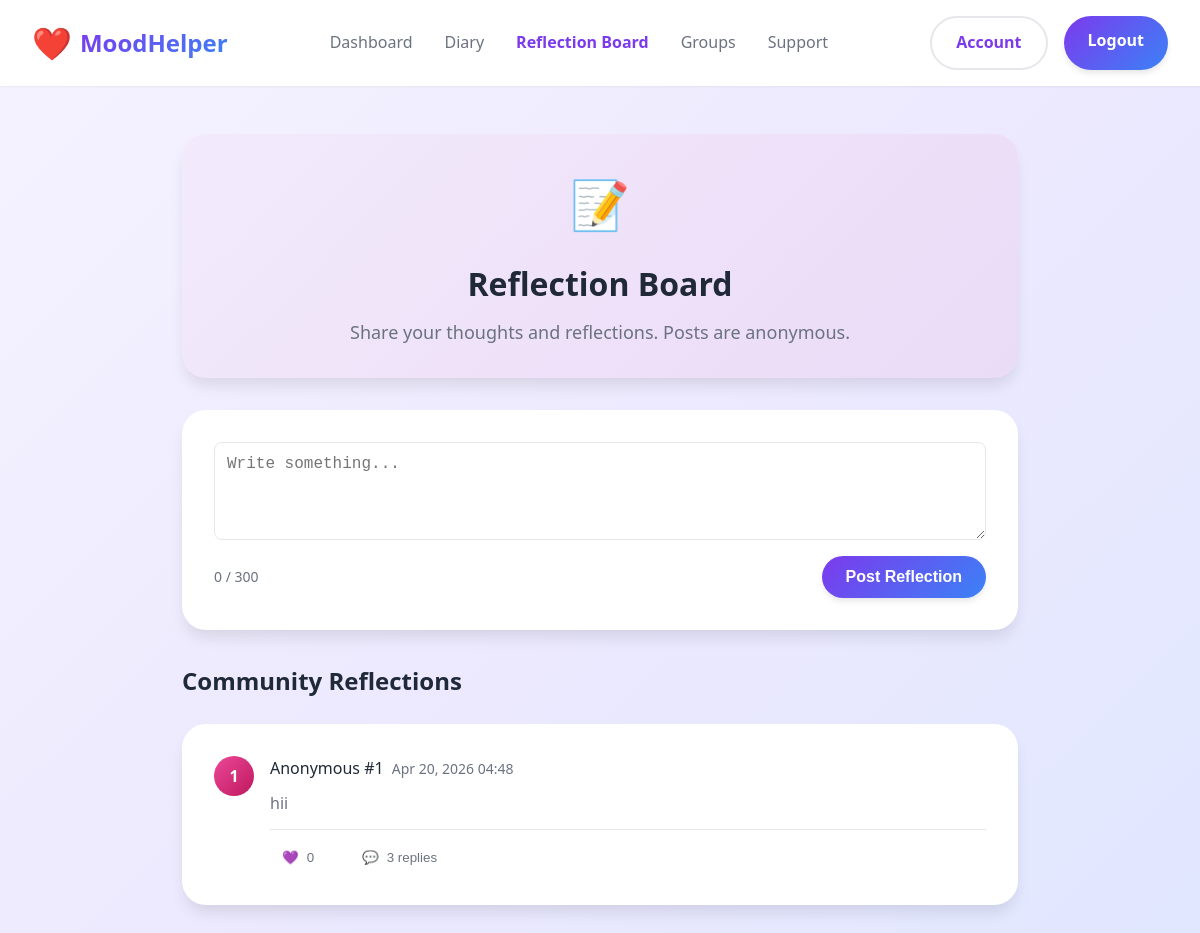
Page /reflection-board.php (signed in) on the committed database.
### tables this page shows
CREATE TABLE IF NOT EXISTS `posts` (
  `post_id` bigint UNSIGNED NOT NULL AUTO_INCREMENT,
  `user_id` int DEFAULT NULL,
  `page` varchar(50) NOT NULL,
  `content` text NOT NULL,
  `created_at` timestamp NULL DEFAULT CURRENT_TIMESTAMP,
  `is_anonymous` tinyint(1) DEFAULT '1',
  PRIMARY KEY (`post_id`),
  UNIQUE KEY `post_id` (`post_id`)
);

### reflection-board.php (the view, shortened to what this page needs)
<?php
include 'Backend/db_connect.php';
$posts = [];
$sql = "SELECT p.post_id, p.user_id, p.content, p.created_at,
               (SELECT COUNT(*) FROM post_hearts ph WHERE ph.post_id = p.post_id) AS hearts_count,
               (SELECT COUNT(*) FROM post_replies r WHERE r.post_id = p.post_id) AS replies_count
        FROM posts p
        WHERE page = 'reflection-board'
        ORDER BY created_at DESC";
$result = $conn->query($sql);
while ($row = $result->fetch_assoc()) {
    $posts[] = $row;
}
$anon_maps = [];
foreach ($posts as $post) {
    $post_id = $post['post_id'];
    $map = [];
    $counter = 1;
    $map[$post['user_id']] = $counter++;
    $anon_maps[$post_id] = $map;
}
?>
<!DOCTYPE html>
<html lang="en">
<head>
<link rel="stylesheet" href="css/styles.css">
</head>
<body>
<nav class="navbar">
    <div class="container">
        <a href="dashboard.php" class="logo">
            <span class="logo-icon">❤️</span>
            <span class="logo-text">MoodHelper</span>
        </a>
        <ul class="nav-links">
            <li><a href="dashboard.php">Dashboard</a></li>
            <li><a href="diary.php">Diary</a></li>
            <li><a href="reflection-board.php" class="active">Reflection Board</a></li>
            <li><a href="groups.php">Groups</a></li>
            <li><a href="mood-support.php">Support</a></li>
        </ul>
        <div class="nav-buttons">
            <a href="account.php" class="btn btn-secondary">Account</a>
            <a href="Backend/logout.php" class="btn btn-primary">Logout</a>
        </div>
    </div>
</nav>
<div class="container" style="padding:3rem 2rem; max-width:900px;">
<div class="card" style="margin-bottom:2rem; text-align:center; background: linear-gradient(135deg, rgba(236, 72, 153, 0.03), rgba(236, 72, 153, 0.08));">
    <div style="font-size:3rem; margin-bottom:1rem;">📝</div>
    <h1 style="font-size:2rem; margin-bottom:0.5rem;">Reflection Board</h1>
    <p style="color:var(--text-secondary); font-size:1.125rem;">Share your thoughts and reflections. Posts are anonymous.</p>
</div>
<div class="card" style="margin-bottom:2rem;">
    <form method="POST" id="reflectionForm">
        <textarea id="reflectionContent" name="reflection" rows="4" maxlength="300" placeholder="Write something..." required style="width:100%; padding:0.75rem; font-size:1rem; border-radius:0.5rem; border:1px solid var(--border-light);"></textarea>
        <div style="display:flex; justify-content:space-between; align-items:center; margin-top:0.5rem;">
            <div id="charCount" style="color: var(--text-secondary); font-size:0.875rem;">0 / 300</div>
            <button type="submit" class="btn btn-primary">Post Reflection</button>
        </div>
    </form>
</div>
<h2 style="font-size:1.5rem; margin-bottom:1.5rem;">Community Reflections</h2>
<div id="postsContainer">
<?php if (!empty($posts)): ?>
<?php foreach ($posts as $post): ?>
    <?php
        $post_id = $post['post_id'];
        $map = $anon_maps[$post_id];
        $author_number = $map[$post['user_id']];
    ?>
<div class="card" data-postid="<?= $post_id ?>" style="margin-bottom:1.5rem; position:relative;">
    <div style="display:flex; gap:1rem;">
        <div style="flex-shrink:0;">
            <div style="width:40px; height:40px; background: linear-gradient(135deg, #ec4899, #be185d); border-radius:50%; display:flex; align-items:center; justify-content:center; color:white; font-weight:600;">
                <?= $author_number ?>
            </div>
        </div>
        <div style="flex:1;">
            <div style="display:flex; align-items:center; gap:0.5rem; margin-bottom:0.5rem;">
                <span style="font-weight:500; color:var(--text-primary);">Anonymous #<?= $author_number ?></span>
                <span style="color:var(--text-secondary); font-size:0.875rem;"><?= date("M d, Y H:i", strtotime($post['created_at'])) ?></span>
            </div>
            <p style="color:var(--text-secondary); line-height:1.7; margin-bottom:0.75rem;"><?= htmlspecialchars($post['content']) ?></p>
            <div style="display:flex; gap:1.5rem; align-items:center; padding-top:0.75rem; border-top:1px solid var(--border-light);">
                <button class="heartBtn" style="display:flex; align-items:center; gap:0.5rem; background:none; border:none; color:var(--text-secondary); cursor:pointer; padding:0.5rem 0.75rem; border-radius:0.5rem;">
                    <span>💜</span>
                    <span style="font-weight:500;" class="heartCount"><?= $post['hearts_count'] ?></span>
                </button>
                <button class="replyToggleBtn" style="display:flex; align-items:center; gap:0.5rem; background:none; border:none; color:var(--text-secondary); cursor:pointer; padding:0.5rem 0.75rem; border-radius:0.5rem;">
                    <span>💬</span>
                    <span style="font-weight:500;">
                        <?php
                            if($post['replies_count'] == 0) echo "Reply";
                            elseif($post['replies_count'] == 1) echo "1 reply";
                            else echo $post['replies_count'] . " replies";
                        ?>
                    </span>
                </button>
            </div>
        </div>
    </div>
</div>
<?php endforeach; ?>
<?php endif; ?>
</div>
</div>
</body>
</html>

### css/styles.css (style rules this page uses)
* { margin: 0; padding: 0; box-sizing: border-box; }
:root { --primary-purple: #7c3aed; --primary-blue: #3b82f6; --secondary-purple: #a78bfa; --secondary-blue: #60a5fa; --background-light: #f8f7ff; --background-gradient: linear-gradient(135deg, #f5f3ff 0%, #ede9fe 50%, #e0e7ff 100%); --text-primary: #1f2937; --text-secondary: #6b7280; --white: #ffffff; --border-light: #e5e7eb; --shadow-sm: 0 1px 2px 0 rgba(0, 0, 0, 0.05); --shadow-md: 0 4px 6px -1px rgba(0, 0, 0, 0.1); --shadow-lg: 0 10px 15px -3px rgba(0, 0, 0, 0.1); --shadow-xl: 0 20px 25px -5px rgba(0, 0, 0, 0.1); --calm-bg: linear-gradient(135deg, #f0fdf4 0%, #dcfce7 50%, #dbeafe 100%); --calm-primary: #10b981; --calm-secondary: #6ee7b7; --calm-text: #064e3b; }
body { font-family: 'Segoe UI', Tahoma, Geneva, Verdana, sans-serif; background: var(--background-gradient); color: var(--text-primary); line-height: 1.6; min-height: 100vh; }
.navbar { background: var(--white); box-shadow: var(--shadow-sm); position: sticky; top: 0; z-index: 1000; padding: 1rem 0; }
.navbar .container { max-width: 1200px; margin: 0 auto; padding: 0 2rem; display: flex; justify-content: space-between; align-items: center; }
.logo { display: flex; align-items: center; gap: 0.5rem; text-decoration: none; }
.logo-icon { font-size: 2rem; }
.logo-text { font-size: 1.5rem; font-weight: 600; background: linear-gradient(135deg, var(--primary-purple), var(--primary-blue)); -webkit-background-clip: text; -webkit-text-fill-color: transparent; background-clip: text; }
.nav-links { display: flex; gap: 2rem; list-style: none; align-items: center; }
.nav-links a { text-decoration: none; color: var(--text-secondary); font-weight: 500; transition: color 0.3s ease; }
.nav-links a.active { color: var(--primary-purple); font-weight: 600; }
.nav-buttons { display: flex; gap: 1rem; }
.btn { padding: 0.75rem 1.5rem; border: none; border-radius: 2rem; font-weight: 600; cursor: pointer; transition: all 0.3s ease; text-decoration: none; display: inline-block; font-size: 1rem; }
.btn-primary { background: linear-gradient(135deg, var(--primary-purple), var(--primary-blue)); color: var(--white); box-shadow: var(--shadow-md); }
.btn-secondary { background: transparent; color: var(--primary-purple); border: 2px solid var(--border-light); }
.container { max-width: 1200px; margin: 0 auto; padding: 0 2rem; }
.card { background: var(--white); border-radius: 1.5rem; padding: 2rem; box-shadow: var(--shadow-lg); }

### rows in the picture
posts: author_number "1", created_at "Apr 20, 2026 04:48", content "hii", hearts_count "0", replies_count "3"
